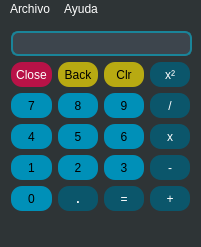
<?xml version="1.0" encoding="UTF-8"?>
<ui version="4.0">
 <class>MainWindow</class>
 <widget class="QMainWindow" name="MainWindow">
  <property name="geometry">
   <rect>
    <x>0</x>
    <y>0</y>
    <width>201</width>
    <height>247</height>
   </rect>
  </property>
  <property name="windowTitle">
   <string>pyBasicCalc</string>
  </property>
  <property name="styleSheet">
   <string notr="true">QWidget{
	background-color: rgb(46, 52, 54);
	color: White;
}

QMenuBar::item:selected{
	background-color: rgb(98, 122, 130);
	color: Black
}

QMenu::item {
    /* sets background of menu item. set this to something non-transparent
        if you want menu color and menu item color to be different */
    background-color: transparent;
}

QMenu::item:selected { /* when user selects item using mouse or keyboard */
	background-color: rgb(98, 122, 130);
	color: Black
}</string>
  </property>
  <widget class="QWidget" name="centralwidget">
   <widget class="QLineEdit" name="lineEdit">
    <property name="geometry">
     <rect>
      <x>11</x>
      <y>12</y>
      <width>181</width>
      <height>25</height>
     </rect>
    </property>
    <property name="styleSheet">
     <string notr="true">QLineEdit{
	border: 2px solid ;
	border-color: rgb(26, 132, 153);
	border-radius: 7px;
	background-color: rgb(61, 69, 77);
}
QLineEdit:hover{
	
	border-color: rgb(25, 205, 255);
}</string>
    </property>
    <property name="text">
     <string/>
    </property>
    <property name="alignment">
     <set>Qt::AlignCenter</set>
    </property>
   </widget>
   <widget class="QPushButton" name="pushButton_clear">
    <property name="geometry">
     <rect>
      <x>104</x>
      <y>43</y>
      <width>40</width>
      <height>25</height>
     </rect>
    </property>
    <property name="styleSheet">
     <string notr="true">QPushButton{
	background-color: rgb(184, 170, 18);
	border-radius: 11;
	color: rgb(0, 0, 0);
}
QPushButton:hover{
	background-color: rgb(255, 238, 51);
}</string>
    </property>
    <property name="text">
     <string>Clr</string>
    </property>
   </widget>
   <widget class="QPushButton" name="pushButton_back">
    <property name="geometry">
     <rect>
      <x>58</x>
      <y>43</y>
      <width>40</width>
      <height>25</height>
     </rect>
    </property>
    <property name="styleSheet">
     <string notr="true">QPushButton{
	background-color: rgb(184, 170, 18);
	border-radius: 11;
	color: rgb(0, 0, 0);
}
QPushButton:hover{
	background-color: rgb(255, 238, 51);
}</string>
    </property>
    <property name="text">
     <string>Back</string>
    </property>
   </widget>
   <widget class="QPushButton" name="pushButton_close">
    <property name="geometry">
     <rect>
      <x>11</x>
      <y>43</y>
      <width>41</width>
      <height>25</height>
     </rect>
    </property>
    <property name="styleSheet">
     <string notr="true">QPushButton{
	background-color: rgb(184, 18, 71);
	border-radius: 11
}

QPushButton:hover{
	background-color: rgb(255, 51, 116);
}</string>
    </property>
    <property name="text">
     <string>Close</string>
    </property>
   </widget>
   <widget class="QPushButton" name="pushButton_pow">
    <property name="geometry">
     <rect>
      <x>150</x>
      <y>43</y>
      <width>40</width>
      <height>25</height>
     </rect>
    </property>
    <property name="styleSheet">
     <string notr="true">QPushButton{
	background-color: rgb(11, 86, 107);
	border-radius: 11
}
QPushButton:hover{
	background-color: rgb(184, 90, 0);
}
</string>
    </property>
    <property name="text">
     <string>x²</string>
    </property>
   </widget>
   <widget class="QPushButton" name="pushButton_7">
    <property name="geometry">
     <rect>
      <x>11</x>
      <y>74</y>
      <width>41</width>
      <height>25</height>
     </rect>
    </property>
    <property name="styleSheet">
     <string notr="true">QPushButton{
	background-color: rgb(0, 144, 184);
	border-radius: 11;
	color: Black;
}
QPushButton:hover{
	background-color: rgb(25, 205, 255);
	border-radius: 11;
	color: rgb(0, 0, 0);
}</string>
    </property>
    <property name="text">
     <string>7</string>
    </property>
   </widget>
   <widget class="QPushButton" name="pushButton_8">
    <property name="geometry">
     <rect>
      <x>58</x>
      <y>74</y>
      <width>40</width>
      <height>25</height>
     </rect>
    </property>
    <property name="styleSheet">
     <string notr="true">QPushButton{
	background-color: rgb(0, 144, 184);
	border-radius: 11;
	color: Black;
}
QPushButton:hover{
	background-color: rgb(25, 205, 255);
	border-radius: 11;
	color: rgb(0, 0, 0);
}</string>
    </property>
    <property name="text">
     <string>8</string>
    </property>
   </widget>
   <widget class="QPushButton" name="pushButton_9">
    <property name="geometry">
     <rect>
      <x>104</x>
      <y>74</y>
      <width>40</width>
      <height>25</height>
     </rect>
    </property>
    <property name="styleSheet">
     <string notr="true">QPushButton{
	background-color: rgb(0, 144, 184);
	border-radius: 11;
	color: Black;
}
QPushButton:hover{
	background-color: rgb(25, 205, 255);
	border-radius: 11;
	color: rgb(0, 0, 0);
}</string>
    </property>
    <property name="text">
     <string>9</string>
    </property>
   </widget>
   <widget class="QPushButton" name="pushButton_div">
    <property name="geometry">
     <rect>
      <x>150</x>
      <y>74</y>
      <width>40</width>
      <height>25</height>
     </rect>
    </property>
    <property name="styleSheet">
     <string notr="true">QPushButton{
	background-color: rgb(11, 86, 107);
	border-radius: 11
}
QPushButton:hover{
	background-color: rgb(184, 90, 0);
}
</string>
    </property>
    <property name="text">
     <string>/</string>
    </property>
   </widget>
   <widget class="QPushButton" name="pushButton_4">
    <property name="geometry">
     <rect>
      <x>11</x>
      <y>105</y>
      <width>41</width>
      <height>25</height>
     </rect>
    </property>
    <property name="styleSheet">
     <string notr="true">QPushButton{
	background-color: rgb(0, 144, 184);
	border-radius: 11;
	color: Black;
}
QPushButton:hover{
	background-color: rgb(25, 205, 255);
	border-radius: 11;
	color: rgb(0, 0, 0);
}</string>
    </property>
    <property name="text">
     <string>4</string>
    </property>
   </widget>
   <widget class="QPushButton" name="pushButton_5">
    <property name="geometry">
     <rect>
      <x>58</x>
      <y>105</y>
      <width>40</width>
      <height>25</height>
     </rect>
    </property>
    <property name="styleSheet">
     <string notr="true">QPushButton{
	background-color: rgb(0, 144, 184);
	border-radius: 11;
	color: Black;
}
QPushButton:hover{
	background-color: rgb(25, 205, 255);
	border-radius: 11;
	color: rgb(0, 0, 0);
}</string>
    </property>
    <property name="text">
     <string>5</string>
    </property>
   </widget>
   <widget class="QPushButton" name="pushButton_6">
    <property name="geometry">
     <rect>
      <x>104</x>
      <y>105</y>
      <width>40</width>
      <height>25</height>
     </rect>
    </property>
    <property name="styleSheet">
     <string notr="true">QPushButton{
	background-color: rgb(0, 144, 184);
	border-radius: 11;
	color: Black;
}
QPushButton:hover{
	background-color: rgb(25, 205, 255);
	border-radius: 11;
	color: rgb(0, 0, 0);
}</string>
    </property>
    <property name="text">
     <string>6</string>
    </property>
   </widget>
   <widget class="QPushButton" name="pushButton_prod">
    <property name="geometry">
     <rect>
      <x>150</x>
      <y>105</y>
      <width>40</width>
      <height>25</height>
     </rect>
    </property>
    <property name="styleSheet">
     <string notr="true">QPushButton{
	background-color: rgb(11, 86, 107);
	border-radius: 11
}
QPushButton:hover{
	background-color: rgb(184, 90, 0);
}
</string>
    </property>
    <property name="text">
     <string>x</string>
    </property>
   </widget>
   <widget class="QPushButton" name="pushButton_1">
    <property name="geometry">
     <rect>
      <x>11</x>
      <y>136</y>
      <width>41</width>
      <height>25</height>
     </rect>
    </property>
    <property name="styleSheet">
     <string notr="true">QPushButton{
	background-color: rgb(0, 144, 184);
	border-radius: 11;
	color: Black;
}
QPushButton:hover{
	background-color: rgb(25, 205, 255);
	border-radius: 11;
	color: rgb(0, 0, 0);
}</string>
    </property>
    <property name="text">
     <string>1</string>
    </property>
   </widget>
   <widget class="QPushButton" name="pushButton_2">
    <property name="geometry">
     <rect>
      <x>58</x>
      <y>136</y>
      <width>40</width>
      <height>25</height>
     </rect>
    </property>
    <property name="styleSheet">
     <string notr="true">QPushButton{
	background-color: rgb(0, 144, 184);
	border-radius: 11;
	color: Black;
}
QPushButton:hover{
	background-color: rgb(25, 205, 255);
	border-radius: 11;
	color: rgb(0, 0, 0);
}</string>
    </property>
    <property name="text">
     <string>2</string>
    </property>
   </widget>
   <widget class="QPushButton" name="pushButton_3">
    <property name="geometry">
     <rect>
      <x>104</x>
      <y>136</y>
      <width>40</width>
      <height>25</height>
     </rect>
    </property>
    <property name="styleSheet">
     <string notr="true">QPushButton{
	background-color: rgb(0, 144, 184);
	border-radius: 11;
	color: Black;
}
QPushButton:hover{
	background-color: rgb(25, 205, 255);
	border-radius: 11;
	color: rgb(0, 0, 0);
}</string>
    </property>
    <property name="text">
     <string>3</string>
    </property>
   </widget>
   <widget class="QPushButton" name="pushButton_res">
    <property name="geometry">
     <rect>
      <x>150</x>
      <y>136</y>
      <width>40</width>
      <height>25</height>
     </rect>
    </property>
    <property name="styleSheet">
     <string notr="true">QPushButton{
	background-color: rgb(11, 86, 107);
	border-radius: 11
}
QPushButton:hover{
	background-color: rgb(184, 90, 0);
}
</string>
    </property>
    <property name="text">
     <string>-</string>
    </property>
   </widget>
   <widget class="QPushButton" name="pushButton_0">
    <property name="geometry">
     <rect>
      <x>11</x>
      <y>167</y>
      <width>41</width>
      <height>25</height>
     </rect>
    </property>
    <property name="styleSheet">
     <string notr="true">QPushButton{
	background-color: rgb(0, 144, 184);
	border-radius: 11;
	color: Black;
}
QPushButton:hover{
	background-color: rgb(25, 205, 255);
	border-radius: 11;
	color: rgb(0, 0, 0);
}</string>
    </property>
    <property name="text">
     <string>0</string>
    </property>
   </widget>
   <widget class="QPushButton" name="pushButton_dot">
    <property name="geometry">
     <rect>
      <x>58</x>
      <y>167</y>
      <width>40</width>
      <height>25</height>
     </rect>
    </property>
    <property name="font">
     <font>
      <weight>75</weight>
      <bold>true</bold>
     </font>
    </property>
    <property name="styleSheet">
     <string notr="true">QPushButton{
	background-color: rgb(11, 86, 107);
	border-radius: 11
}
QPushButton:hover{
	background-color: rgb(184, 90, 0);
}
</string>
    </property>
    <property name="text">
     <string>.</string>
    </property>
   </widget>
   <widget class="QPushButton" name="pushButton_eq">
    <property name="geometry">
     <rect>
      <x>104</x>
      <y>167</y>
      <width>40</width>
      <height>25</height>
     </rect>
    </property>
    <property name="styleSheet">
     <string notr="true">QPushButton{
	background-color: rgb(11, 86, 107);
	border-radius: 11
}
QPushButton:hover{
	background-color: rgb(184, 90, 0);
}
</string>
    </property>
    <property name="text">
     <string>=</string>
    </property>
   </widget>
   <widget class="QPushButton" name="pushButton_sum">
    <property name="geometry">
     <rect>
      <x>150</x>
      <y>167</y>
      <width>40</width>
      <height>25</height>
     </rect>
    </property>
    <property name="styleSheet">
     <string notr="true">QPushButton{
	background-color: rgb(11, 86, 107);
	border-radius: 11
}
QPushButton:hover{
	background-color: rgb(184, 90, 0);
}
</string>
    </property>
    <property name="text">
     <string>+</string>
    </property>
   </widget>
  </widget>
  <widget class="QMenuBar" name="menubar">
   <property name="geometry">
    <rect>
     <x>0</x>
     <y>0</y>
     <width>201</width>
     <height>22</height>
    </rect>
   </property>
   <widget class="QMenu" name="menuArchivo">
    <property name="title">
     <string>Archivo</string>
    </property>
    <addaction name="actionLimpiar"/>
    <addaction name="actionSalir"/>
   </widget>
   <widget class="QMenu" name="menuAyuda">
    <property name="title">
     <string>Ayuda</string>
    </property>
    <addaction name="actionAyuda"/>
    <addaction name="actionAcerca_de"/>
   </widget>
   <addaction name="menuArchivo"/>
   <addaction name="menuAyuda"/>
  </widget>
  <widget class="QStatusBar" name="statusbar"/>
  <action name="actionLimpiar">
   <property name="checkable">
    <bool>false</bool>
   </property>
   <property name="checked">
    <bool>false</bool>
   </property>
   <property name="text">
    <string>Limpiar</string>
   </property>
  </action>
  <action name="actionSalir">
   <property name="checkable">
    <bool>false</bool>
   </property>
   <property name="checked">
    <bool>false</bool>
   </property>
   <property name="text">
    <string>Salir</string>
   </property>
  </action>
  <action name="actionAyuda">
   <property name="checkable">
    <bool>false</bool>
   </property>
   <property name="checked">
    <bool>false</bool>
   </property>
   <property name="text">
    <string>Ayuda</string>
   </property>
  </action>
  <action name="actionAcerca_de">
   <property name="checkable">
    <bool>false</bool>
   </property>
   <property name="text">
    <string>Acerca de</string>
   </property>
  </action>
 </widget>
 <resources/>
 <connections/>
</ui>
